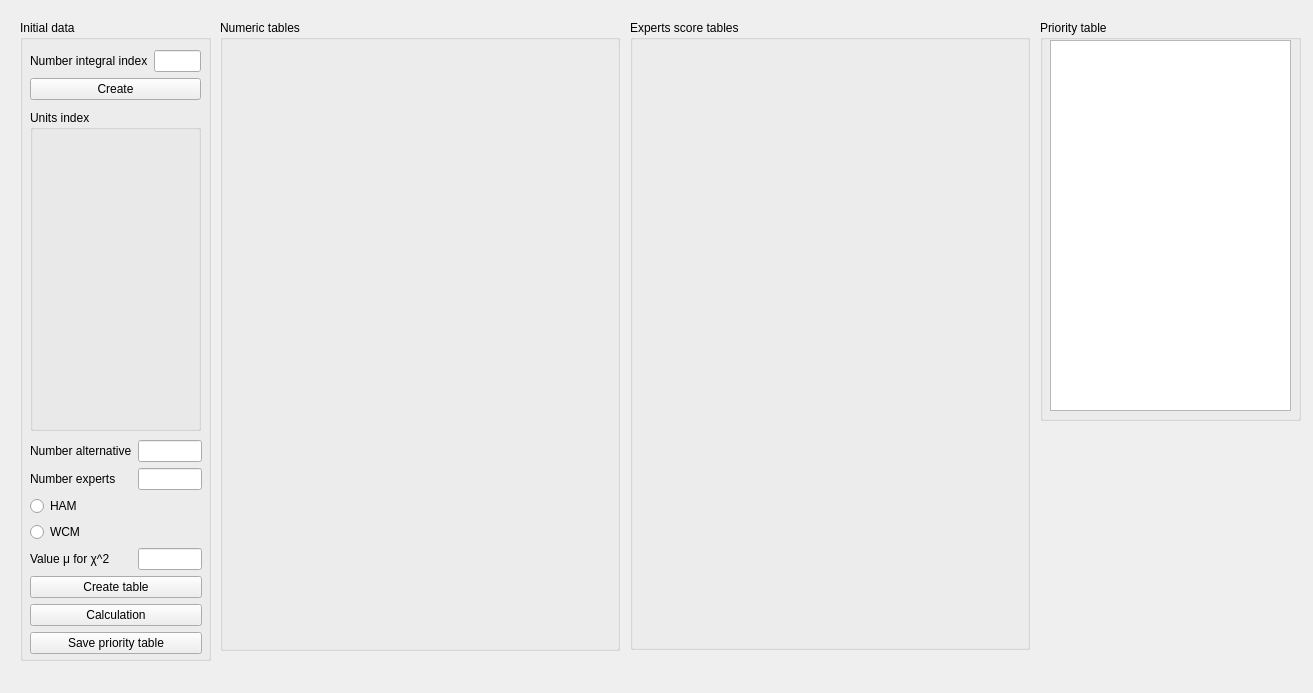
<?xml version="1.0" encoding="UTF-8"?>
<ui version="4.0">
 <class>MethodsHAWC</class>
 <widget class="QMainWindow" name="MethodsHAWC">
  <property name="geometry">
   <rect>
    <x>0</x>
    <y>0</y>
    <width>1313</width>
    <height>693</height>
   </rect>
  </property>
  <property name="windowTitle">
   <string>MainWindow</string>
  </property>
  <widget class="QWidget" name="centralwidget">
   <widget class="QGroupBox" name="groupBox">
    <property name="geometry">
     <rect>
      <x>20</x>
      <y>20</y>
      <width>191</width>
      <height>641</height>
     </rect>
    </property>
    <property name="title">
     <string>Initial data</string>
    </property>
    <widget class="QGroupBox" name="groupBox_2">
     <property name="geometry">
      <rect>
       <x>10</x>
       <y>90</y>
       <width>171</width>
       <height>321</height>
      </rect>
     </property>
     <property name="title">
      <string>Units index</string>
     </property>
     <widget class="QWidget" name="verticalLayoutWidget">
      <property name="geometry">
       <rect>
        <x>10</x>
        <y>20</y>
        <width>151</width>
        <height>291</height>
       </rect>
      </property>
      <layout class="QVBoxLayout" name="IntegralIndexVerticalLayout"/>
     </widget>
    </widget>
    <widget class="QWidget" name="layoutWidget">
     <property name="geometry">
      <rect>
       <x>10</x>
       <y>420</y>
       <width>172</width>
       <height>215</height>
      </rect>
     </property>
     <layout class="QGridLayout" name="gridLayout_2">
      <item row="4" column="1">
       <widget class="QLineEdit" name="PforHeeSquareLineEdit"/>
      </item>
      <item row="1" column="0">
       <widget class="QLabel" name="label_3">
        <property name="text">
         <string>Number experts</string>
        </property>
       </widget>
      </item>
      <item row="1" column="1">
       <widget class="QLineEdit" name="NumberExpertsLineEdit"/>
      </item>
      <item row="4" column="0">
       <widget class="QLabel" name="label_4">
        <property name="text">
         <string>Value μ for χ^2</string>
        </property>
       </widget>
      </item>
      <item row="2" column="0" colspan="2">
       <widget class="QRadioButton" name="HAMRadioButton">
        <property name="text">
         <string>HAM</string>
        </property>
       </widget>
      </item>
      <item row="5" column="0" colspan="2">
       <widget class="QPushButton" name="CreateTablesPushButton">
        <property name="text">
         <string>Create table</string>
        </property>
       </widget>
      </item>
      <item row="0" column="1">
       <widget class="QLineEdit" name="NumberAlternativeLineEdit"/>
      </item>
      <item row="6" column="0" colspan="2">
       <widget class="QPushButton" name="CalculationPushButton">
        <property name="text">
         <string>Calculation</string>
        </property>
       </widget>
      </item>
      <item row="7" column="0" colspan="2">
       <widget class="QPushButton" name="SavePushButton">
        <property name="text">
         <string>Save priority table</string>
        </property>
       </widget>
      </item>
      <item row="0" column="0">
       <widget class="QLabel" name="label_2">
        <property name="text">
         <string>Number alternative</string>
        </property>
       </widget>
      </item>
      <item row="3" column="0" colspan="2">
       <widget class="QRadioButton" name="WCMRadioButton">
        <property name="text">
         <string>WCM</string>
        </property>
       </widget>
      </item>
     </layout>
    </widget>
    <widget class="QWidget" name="layoutWidget">
     <property name="geometry">
      <rect>
       <x>10</x>
       <y>30</y>
       <width>171</width>
       <height>51</height>
      </rect>
     </property>
     <layout class="QGridLayout" name="gridLayout">
      <item row="0" column="0">
       <widget class="QLabel" name="label">
        <property name="text">
         <string>Number integral index</string>
        </property>
       </widget>
      </item>
      <item row="0" column="1">
       <widget class="QLineEdit" name="NumberIntegralIndexLineEdit">
        <property name="text">
         <string/>
        </property>
       </widget>
      </item>
      <item row="1" column="0" colspan="2">
       <widget class="QPushButton" name="CreateSingleIndexPushButton">
        <property name="text">
         <string>Create</string>
        </property>
       </widget>
      </item>
     </layout>
    </widget>
   </widget>
   <widget class="QGroupBox" name="groupBox_3">
    <property name="geometry">
     <rect>
      <x>220</x>
      <y>20</y>
      <width>400</width>
      <height>631</height>
     </rect>
    </property>
    <property name="title">
     <string>Numeric tables</string>
    </property>
    <widget class="QWidget" name="verticalLayoutWidget_2">
     <property name="geometry">
      <rect>
       <x>10</x>
       <y>20</y>
       <width>381</width>
       <height>601</height>
      </rect>
     </property>
     <layout class="QVBoxLayout" name="ValuesVerticalLayout"/>
    </widget>
   </widget>
   <widget class="QGroupBox" name="groupBox_4">
    <property name="geometry">
     <rect>
      <x>630</x>
      <y>20</y>
      <width>400</width>
      <height>630</height>
     </rect>
    </property>
    <property name="title">
     <string>Experts score tables</string>
    </property>
    <widget class="QWidget" name="verticalLayoutWidget_3">
     <property name="geometry">
      <rect>
       <x>10</x>
       <y>20</y>
       <width>381</width>
       <height>601</height>
      </rect>
     </property>
     <layout class="QVBoxLayout" name="ExpertsVerticalLayout"/>
    </widget>
   </widget>
   <widget class="QGroupBox" name="groupBox_5">
    <property name="geometry">
     <rect>
      <x>1040</x>
      <y>20</y>
      <width>261</width>
      <height>401</height>
     </rect>
    </property>
    <property name="title">
     <string>Priority table</string>
    </property>
    <widget class="QTableWidget" name="finalPrioritetsTableWidget">
     <property name="geometry">
      <rect>
       <x>10</x>
       <y>20</y>
       <width>241</width>
       <height>371</height>
      </rect>
     </property>
    </widget>
   </widget>
  </widget>
  <widget class="QMenuBar" name="menubar">
   <property name="geometry">
    <rect>
     <x>0</x>
     <y>0</y>
     <width>1313</width>
     <height>21</height>
    </rect>
   </property>
  </widget>
 </widget>
 <resources/>
 <connections/>
</ui>
